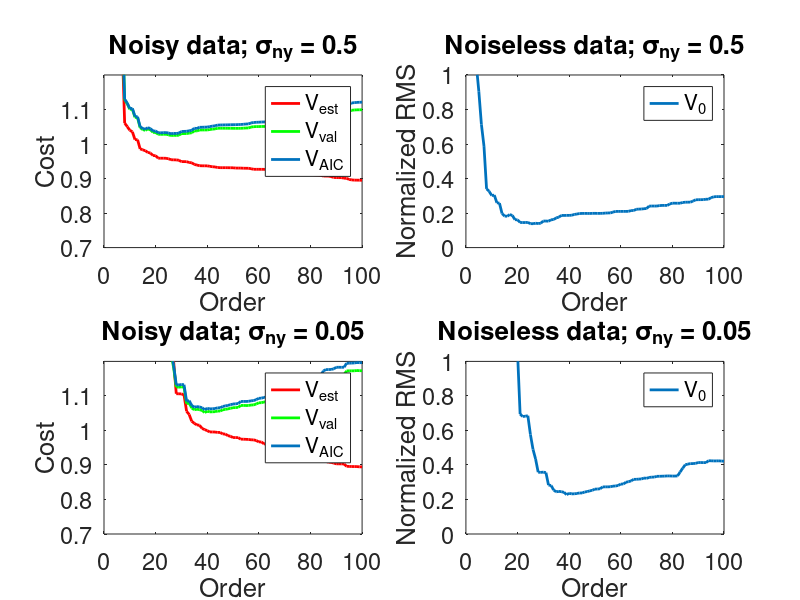

Recreate this plot in MATLAB.
%--------------------------------------------------------------------------
% Marie Valenduc and Willem Melis (November 2016) 
% System identification and modeling - Session 2
%--------------------------------------------------------------------------
clear all; close all;

% data
N_est = 1000;                               % size of the estimation set
N_val = 10000;                              % size of the validation set
N = N_est + N_val; 
index_est = 1:N_est;
index_val = N_est+1:N;
stdev_u0 = 1;
stdev_ny = 0.5;

for k =1:2:3
    % generation of the data
    [b,a] = cheby1(3,0.5,[2*0.15 2*0.3]);   % transfer function G0
    u0 = stdev_u0*randn(N,1);               % input
    ny = stdev_ny*randn(N,1);               % noise on the ouput
    y0 = filter(b,a,u0);                    % noiseless on the ouput
    y = y0 + ny;                            % noisy ouput
    
    for order = 1:100
        % building matrix K(u0)
        t = toeplitz(u0(index_est));
        K = tril(t);
        K = K(:,1:order);
        
        % solving the system
        g = K\y(index_est);
        
        % output of the FIR system
        y_hat = filter(g,1,u0);

        % computing the cost functions V_LS
        % based on the estimation set
        V_LS_est(order) = sum((y(index_est) - y_hat(1:N_est)).^2)/N_est; 
        % based on the validation set
        V_LS_val(order) = sum((y(index_val) - y_hat(N_est+1:N_est+N_val)).^2)/N_val;
        
        % computing the Akaike cost function V_AIC
        V_AIC(order) = V_LS_val(order)*(1+2*(order)/N_val);
        
        % computing the error V_0
        V_0(order) = sum((y0(index_val) - y_hat(index_val)).^2)/N_val;       
    end
    
    figure(1); subplot(2,2,k)
    plot(V_LS_est./stdev_ny^2,'r','LineWidth',2); hold all;
    plot(V_LS_val./stdev_ny^2,'g','LineWidth',2); hold all;
    plot(V_AIC./stdev_ny^2,'LineWidth',2)
    set(gca, 'fontsize', 17);
    xlim([0,100]); ylim([0.7, 1.2]);
    ylabel('Cost'); xlabel('Order');
    legend('V_{est}','V_{val}','V_{AIC}');
    if(k==1) title('Noisy data; \sigma_{ny} = 0.5'); 
    elseif(k==3) title('Noisy data; \sigma_{ny} = 0.05'); 
    end
    
    figure(1); subplot(2,2,k+1)
    plot(sqrt(V_0/stdev_ny^2),'LineWidth',2)
    set(gca, 'fontsize', 17);
    xlim([0,100]); ylim([0, 1]);
    ylabel('Normalized RMS'); xlabel('Order');
    legend('V_0');
    if(k==1) title('Noiseless data; \sigma_{ny} = 0.5'); 
    elseif(k==3) title('Noiseless data; \sigma_{ny} = 0.05'); 
    end
    
    stdev_ny = 0.05;                        % for second experiment
end





